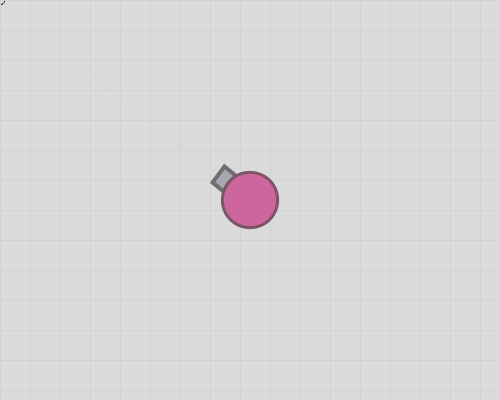
Frame 1 (no input)
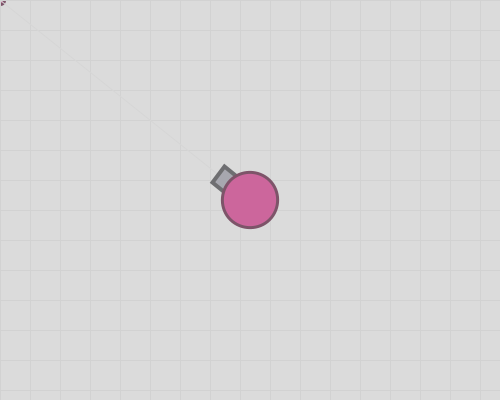
Frame 60 (the mouse pressed at the canvas centre just before this capture)
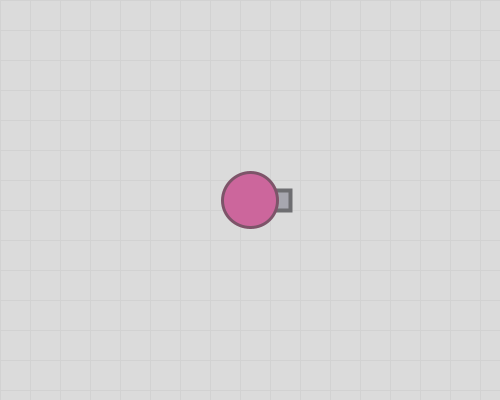
Frame 120 (the mouse held since frame 60 and released just before this capture)

The Processing sketch that drew these frames (run headless with seeded random() and noise(); from frame 60 on, the mouse is pressed at the canvas centre):

// Processing sketch: week07_6_arras06_vx_vy_void_keyPressed_void_draw
// ── week07_6_arras06_vx_vy_void_keyPressed_void_draw.pde
//week07_6_arras06_vx_vy_void_keyPressed_void_draw
void setup(){
  size(500,400);
}
void keyPressed(){
  if(keyCode==RIGHT) vx = 1; //x += 1;
  if(keyCode==LEFT) vx = -1; //x -= 1;
  if(keyCode==UP) vy = -1; //y -= 1;
  if(keyCode==DOWN) vy = 1; //y += 1;
}
void keyReleased(){
  if(keyCode==LEFT || keyCode==RIGHT) vx = 0;
  if(keyCode==UP || keyCode==DOWN) vy = 0;
}
float x = 250, y = 200, vx = 0, vy = 0;
void draw(){
  x += vx;
  y += vy;
  background(219);
  translate(-x, -y);
  translate(width/2, height/2);
  float mx = mouseX+x-width/2, my = mouseY+y-height/2;
  ellipse(mx, my, 8, 8);
  stroke(210);
  strokeWeight(1);
  for(int i=0; i<30; i++){
    line(0, i*30, 500, i*30);
    line(i*30, 0, i*30, 500);
  }
  //background(215,184,200);
  //stroke(211,180,196);
  stroke(214);
  float dx = mx - x, dy = my - y;
  float a = atan2(dy, dx);
  line(x, y, mx, my);
  myTank(x, y, a);
}
void myTank(float x, float y, float a){
  translate(x, y);
  rotate(a);
  fill(167,167,175);
  stroke(110,110,113);
  strokeWeight(4);
  rect(20,-10,20,20);

  fill(204,102,156);
  stroke(125,84,105);
  strokeWeight(3);
  ellipse(0, 0, 55,55);
}
